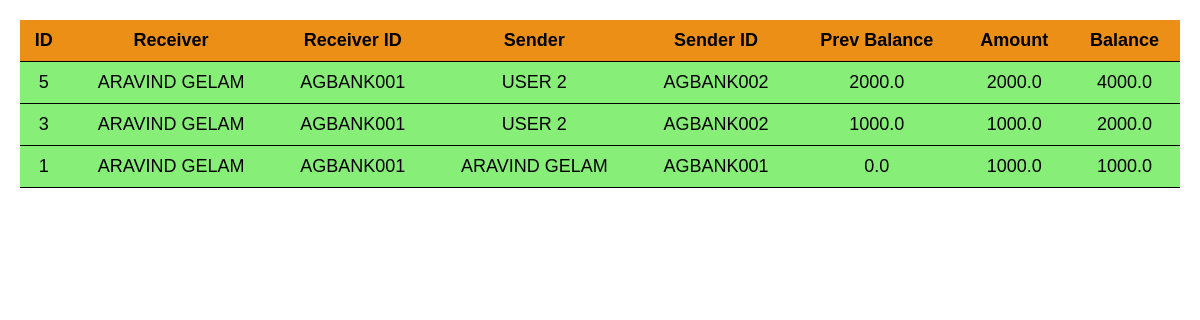
Screenshot of /all_transactions (signed in) with the database file from the repository.
### tables this page shows
CREATE TABLE transactions(
                        transaction_id integer primary key autoincrement,
                        receiver_name text not null,
                        receiver_id varchar(20) not null,
                        sender_name text not null,
                        sender_id varchar(20) not null,
                        previous_balance_receiver real not null,
                        previous_balance_sender real not null,
                        send_money real not null,
                        receiver_balance real not null,
                        sender_balance real not null
                   );

### app.py (the view)
@app.route('/all_transactions')
def all_transactions():
    conn=sqlite3.connect('bank_upi.db')
    cursor=conn.cursor()
    cursor.execute("""select transaction_id,
                        receiver_name,
                        receiver_id,
                        sender_name,
                        sender_id,
                        previous_balance_receiver,
                        previous_balance_sender,
                        send_money,
                        receiver_balance,
                        sender_balance from transactions where sender_id=? or receiver_id=? order by transaction_id desc""",(session['user_details'].get('user_id'),session['user_details'].get('user_id')))
    transactions=cursor.fetchall()
    conn.commit()
    conn.close()
    return render_template("all_transactions.html", transactions=transactions,sender_user_id=session['user_details'].get('user_id') )

### templates/all_transactions.html (shortened to what this page needs)
<!DOCTYPE html>
<html lang="en">
    <head>
    </head>
    <body>
    <div class="container">
        <div class="table-wrapper">
            <table>
                <tr>
                    <th>ID</th>
                    <th>Receiver</th>
                    <th>Receiver ID</th>
                    <th>Sender</th>
                    <th>Sender ID</th>
                    <th>Prev Balance</th>
                    <th>Amount</th>
                    <th>Balance</th>
                </tr>
                {% for x in transactions %}
                    {% if x[2] == sender_user_id %}
                        <tr style="background-color: rgba(99, 235, 78, 0.769);">
                            <td>{{x[0]}}</td>
                            <td>{{x[1]}}</td>
                            <td>{{x[2]}}</td>
                            <td>{{x[3]}}</td>
                            <td>{{x[4]}}</td>
                            <td>{{x[5]}}</td>
                            <td>{{x[7]}}</td>
                            <td>{{x[8]}}</td>
                        </tr>
                    {% endif %}
                {% endfor %}
            </table>
        </div>
    </div>
    </body>
</html>

### templates/all_transactions.html (style rules this page uses)
body { margin: 0; background-color: #ffffff; color: rgb(0, 0, 0); font-family: Arial, sans-serif; }
.container { display: flex; flex-direction: column; align-items: center; padding: 20px; }
.table-wrapper { width: 100%; overflow-x: auto; }
table { border-collapse: collapse; width: 100%; max-width: 1200px; margin: auto; }
th, td { border-bottom: 1px solid black; padding: 10px; text-align: center; font-size: 18px; }
th { position: sticky; top: 0; background: #eb8f16; z-index: 1; }

### rows the page displays
transactions: transaction_id "5", receiver_name "ARAVIND GELAM", receiver "AGBANK001", sender_name "USER 2", sender "AGBANK002", previous_balance_receiver "2000.0", send_money "2000.0", receiver_balance "4000.0"
transactions: transaction_id "3", receiver_name "ARAVIND GELAM", receiver "AGBANK001", sender_name "USER 2", sender "AGBANK002", previous_balance_receiver "1000.0", send_money "1000.0", receiver_balance "2000.0"
transactions: transaction_id "1", receiver_name "ARAVIND GELAM", receiver "AGBANK001", sender_name "ARAVIND GELAM", sender "AGBANK001", previous_balance_receiver "0.0", send_money "1000.0", receiver_balance "1000.0"
